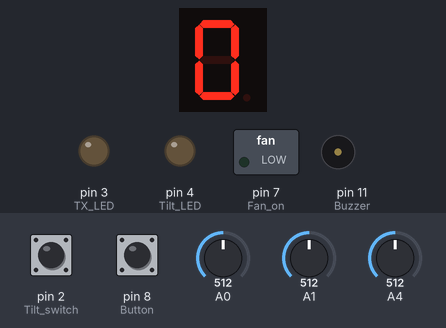
The sketch below on a simulated Arduino Uno, built with avr-gcc and run on an emulated ATmega328P. Parts: 1-digit seven-segment display, switched loads named in the sketch (green lamp = pin HIGH), output pins drawn as LEDs (lit = HIGH), buzzer (waves = sounding, pin HIGH). Wiring (inferred from the names in the program): 1-digit 7-segment display, segments lit when HIGH: segments pin 5, pin 6, pin 9, pin 10, pin 12, pin 13, A2. Inputs (shaded band) come from the test bench; at power-on: A0 = 512, pin 2 (Tilt_switch) HIGH, pin 8 (Button) HIGH, A1 = 512, A4 = 512. The segment pins are drawn as the display they are named for; pins used as bus, display or sensor lines are not drawn; what the sketch prints to the serial monitor is not drawn.

Above: at 1.2 s.
1.3 s: A0 set to 888
At 1.9 s:
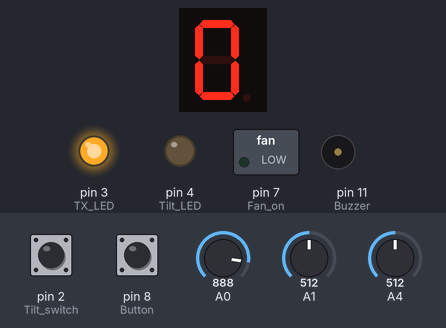
3.3 s: A0 set to 915
Timing chart, 0 to 11.9 s (numbered marks = the images above; inputs shaded):
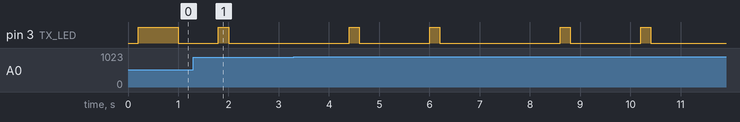

The sketch:

arduino-optical-communication.ino
```cpp
/*
  Arduino Optical Communication System
  Arduino Uno sketch for framed optical message transmission and reception.

  Based on "Communications v6", starter code provided by UWE Bristol
  (Computer Systems Architecture). Adapted by Mostafa Abdelkarim: added tilt,
  potentiometer and joystick inputs with their outputs, moved the buzzer to
  pin 11, tuned the receive threshold to 900, and added a buffer bounds check.

  Developed for UWE Bristol coursework and demonstrated in December 2025.
*/

#define STX 0x70
#define ETX 0x71

// TX/RX buffers
char txButton, txTilt, txPot, txA, txB, txC, txD;
char txBuffer[8] = {0,0,0,0,0,0,0,ETX};
char rxBuffer[7];
char rxButton, rxTilt, rxPot, rxA, rxB, rxC, rxD;
int  rx_index = 0;

// 7-segment display pins
int segmentPins[] = {5, 6, 9, 10, 12, 13, A2};

// Segment patterns for digits 0 to 7
byte digits[8][7] = {
  {1,1,1,1,1,1,0}, // 0
  {0,1,1,0,0,0,0}, // 1
  {1,1,0,1,1,0,1}, // 2
  {1,1,1,1,0,0,1}, // 3
  {0,1,1,0,0,1,1}, // 4
  {1,0,1,1,0,1,1}, // 5
  {1,0,1,1,1,1,1}, // 6
  {1,1,1,0,0,0,0}  // 7
};

// TX timing
const long txInterval = 200;
int tx_state = 0;
char chr;
unsigned long previousTxMillis = 0;

#define TX_START_OF_TEXT -1
int tx_string_state = TX_START_OF_TEXT;

// RX timing
const long rxInterval = 20;
int rx_state = 0;
char rx_char;
unsigned long previousRxMillis = 0;
int rx_bits[10]={0};

// Prototypes
void txChar();
void rxChar();
char getTxChar();
char encrypt(char in_char);
char decrypt(char in_char);

void setup()
{
  // Input pins
  pinMode(8, INPUT_PULLUP);  // Button
  pinMode(2, INPUT_PULLUP);  // Tilt switch

  // Output pins
  pinMode(11, OUTPUT);  // Buzzer
  pinMode(4, OUTPUT);   // Tilt LED
  pinMode(7, OUTPUT);   // Fan on/off (D7 is not PWM)
  pinMode(3, OUTPUT);   // TX LED

  Serial.begin(9600);
  Serial.println("Joystick 0..127; fan ON at >=50");

  // 7-segment pins
  for (int i = 0; i < 7; i++)
    pinMode(segmentPins[i], OUTPUT);
}

void readInputs()
{
  // Button and tilt switch
  txButton = (digitalRead(8) == LOW) ? 1 : 0;
  txTilt   = (digitalRead(2) == LOW) ? 1 : 0;

  // Potentiometer 0..7
  int potValue = analogRead(A1);
  txPot = map(potValue, 0, 1023, 0, 7);

  // Joystick on A4
  int joyValue = analogRead(A4);
  txA = map(joyValue, 0, 1023, 0, 127);

  // Unused
  txB = 0;
  txC = 0;
  txD = 0;
}

void writeOutputs()
{
  // Buzzer mirrors button
  digitalWrite(11, (rxButton != 0) ? HIGH : LOW);

  // Tilt LED mirrors tilt switch
  digitalWrite(4, (rxTilt != 0) ? HIGH : LOW);

  // D7 is not PWM-capable on the Uno; use it for fan on/off control.
  digitalWrite(7, (rxA >= 50) ? HIGH : LOW);

  // 7-segment display
  int d = constrain(rxPot, 0, 7);
  for (int i = 0; i < 7; i++)
    digitalWrite(segmentPins[i], digits[d][i]);
}

// Placeholders from the starter code: no real encryption
char encrypt(char x){return x;}
char decrypt(char x){return x;}

char getTxChar()
{
  char c;
  switch (tx_string_state)
  {
    case TX_START_OF_TEXT:
      tx_string_state = 0;
      txBuffer[0] = txButton;
      txBuffer[1] = txTilt;
      txBuffer[2] = txPot;
      txBuffer[3] = txA;
      txBuffer[4] = txB;
      txBuffer[5] = txC;
      txBuffer[6] = txD;
      return STX;

    default:
      c = txBuffer[tx_string_state];
      tx_string_state++;
      if (c == ETX) {
        tx_string_state = TX_START_OF_TEXT;
        return ETX;
      } else {
        return c;
      }
  }
}

void txChar()
{
  unsigned long now = millis();

  if (now - previousTxMillis >= txInterval)
  {
    previousTxMillis += txInterval;

    switch (tx_state)
    {
      case 0:
        chr = encrypt(getTxChar());
        digitalWrite(3, HIGH);  // Start bit
        tx_state++;
        break;

      case 1: case 2: case 3: case 4:
      case 5: case 6: case 7:
        digitalWrite(3, (chr & 0x40) ? HIGH : LOW);  // Data bits
        chr <<= 1;
        tx_state++;
        break;

      case 8:
        digitalWrite(3, HIGH);  // Stop bit
        tx_state++;
        break;

      default:
        digitalWrite(3, LOW);
        tx_state++;
        if (tx_state > 20) tx_state = 0;
    }
  }
}

void rxChar()
{
  unsigned long now = millis();
  int sensorValue;

  if (now - previousRxMillis >= rxInterval)
  {
    previousRxMillis += rxInterval;
    sensorValue = analogRead(A0);

    switch (rx_state)
    {
      case 0:
        if (sensorValue >= 900) {
          rx_bits[0]++;
          rx_state++;
        }
        break;

      case 100:
        if (rx_bits[0] >= 6 && rx_bits[8] >= 6) {
          rx_char = 0;
          for (int i = 1; i < 8; i++) {
            rx_char <<= 1;
            if (rx_bits[i] >= 6) rx_char |= 1;
          }

          rx_char = decrypt(rx_char);
          Serial.println(rx_char + 0);

          switch (rx_char)
          {
            case STX:
              rx_index = 0;
              break;

            case ETX:
              rxButton = rxBuffer[0];
              rxTilt   = rxBuffer[1];
              rxPot    = rxBuffer[2];
              rxA      = rxBuffer[3];
              rxB      = rxBuffer[4];
              rxC      = rxBuffer[5];
              rxD      = rxBuffer[6];
              rx_index = 0;
              break;

            default:
              if (rx_index < 7)  // Bounds check: stops the buffer overflowing
                rxBuffer[rx_index++] = rx_char;
              break;
          }
        }
        for (int i = 0; i < 10; i++) rx_bits[i] = 0;
        rx_state = 0;
        break;

      default:
        if (sensorValue >= 900) rx_bits[rx_state/10]++;
        rx_state++;
        break;
    }
  }
}

void loop()
{
  readInputs();
  txChar();
  rxChar();
  writeOutputs();
}
```
